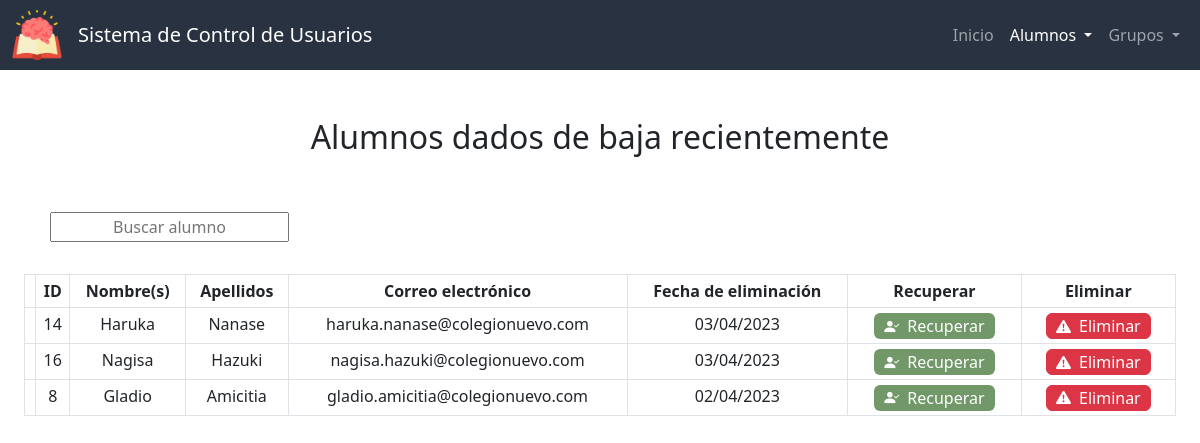
The app's page /bajas_alumnos with its own data.
### app.py (models this page shows, shortened)
class Alumnos(db.Model):
    id = db.Column(db.Integer, primary_key=True)
    nombre = db.Column(db.String(50), nullable=False)
    apellidos = db.Column(db.String(50), nullable=False)
    correo = db.Column(db.String(50), nullable=False, unique=True)
    estado = db.Column(db.Integer, nullable=False, default=0) # 0 - activo, 1 - suspendido, 2 - baja
    fecha_de_creacion = db.Column(db.DateTime, nullable=False, default=datetime.now)

### app.py (the view)
@app.route("/bajas_alumnos")
def bajas_alumnos():
    subconsulta = db.session.query(CambiosEstado.id_alumno, db.func.max(CambiosEstado.fecha).label('max_fecha'))\
                        .filter(CambiosEstado.estado_nuevo == 2)\
                        .group_by(CambiosEstado.id_alumno)\
                        .subquery()
    lista = db.session.query(Alumnos, CambiosEstado.fecha.label('fecha_de_eliminacion'))\
                  .join(subconsulta, Alumnos.id == subconsulta.c.id_alumno)\
                  .join(CambiosEstado, db.and_(CambiosEstado.id_alumno == subconsulta.c.id_alumno, CambiosEstado.fecha == subconsulta.c.max_fecha))\
                  .filter(Alumnos.estado == 2)\
                  .order_by(subconsulta.c.max_fecha.desc())\
                  .all()
    return render_template("bajas_alumnos.html", active="Bajas alumnos", lista=lista)

### templates/bajas_alumnos.html (shortened to what this page needs)
{% extends "layout.html" %}
{% block scripts %}
    <link href="https://unpkg.com/bootstrap-table@1.21.3/dist/bootstrap-table.min.css" rel="stylesheet">
{% endblock %}
{% block main %}
    <h2 class="mb-5">Alumnos dados de baja recientemente</h2>
    <div class="container-sm text-start">
        <div class="d-flex justify-content-between">
            <div class="p-2">
                <input autocomplete="off" autofocus id="buscar" placeholder="Buscar alumno" type="text">
            </div>
        </div>
    </div>
    <br>
    <div id="alumnos-div" class="container-fluid">
        <table id="tabla-alumnos" class="table table-hover table-bordered table-sm"
        data-search="true" data-search-accent-neutralise="true" data-search-selector="#buscar"
        data-show-columns="true" data-show-columns-toggle-all="true"
        data-show-pagination-switch="true" data-show-toggle="true" data-show-fullscreen="true"
        data-buttons-class="" data-locale="es-MX" data-visible-search="true"
        data-page-list="[10, 25, 50, 100, All]" data-select-item-name="selectedItems">
            <thead id="thead" class="color-primario">
                <tr>
                    <th data-field="state" data-checkbox="true"></th>
                    <th data-sortable="true" scope="col" data-visible="false" >ID</th>
                    <th data-sortable="true" scope="col">Nombre(s)</th>
                    <th data-sortable="true" scope="col">Apellidos</th>
                    <th data-sortable="true" scope="col">Correo electrónico</th>
                    <th data-sortable="true" scope="col">Fecha de eliminación</th>
                    <th>Recuperar</th>
                    <th>Eliminar</th>
                </tr>
            </thead>
            <tbody id="tbody">
                {% for i in lista %}
                    <tr>
                        <td></td>
                        <td>{{ i.Alumnos.id }}</td>
                        <td >{{ i.Alumnos.nombre }}</td>
                        <td>{{ i.Alumnos.apellidos }}</td>
                        <td>{{ i.Alumnos.correo }}</td>
                        <td>{{ i.fecha_de_eliminacion.strftime('%d/%m/%Y') }}</td>
                        <td>
                            <form action="/suspender_alumno" method="post">
                                <button type="submit" class="edit btn verde" title="Rectivar alumno"><i class="bi-small bi bi-person-check-fill mx-1"></i><span class="mx-1 no-movil">Recuperar</span></button>
                            </form>
                        </td>
                        <td>
                            <form id="form-eliminar-usuario" action="/eliminar_permanentemente" method="post">
                                <button type="button" class="edit btn btn-danger" title="Eliminar permanentemente" onclick="confirmarEliminarUsuario({{ i.Alumnos.id }}, '{{ i.Alumnos.nombre }}', '{{ i.Alumnos.apellidos }}')"><i class="bi-small bi bi-exclamation-triangle-fill mx-1"></i><span class="mx-1 no-movil">Eliminar</span></button>
                            </form>
                        </td>
                    </tr>
                {% endfor %}
            </tbody>
        </table>
    </div>
{% endblock %}

### static/styles.css (style rules this page uses)
:root { --color-primario: #293241; --color-primario-active: #3b4f69; --color-primario-hover: #334458; --letra-primario: white; --letra-primario-inactive: #9A9EA5; --letra-primario-hover: #C9CBCF; --verde: #729869; --verde-active: #588559; --amarillo: #D69900; --amarillo-active: #b17900; --color-ver: #3D5A80; --color-ver-active: #5281a7; --gris: #a5a5a5; --gris-active: #969696; --gris-oscuro: #7c7c7c; --gris-oscuro-active: #646464; }
.color-primario { background-color: var(--color-primario); color: var(--letra-primario); }
.btn.edit { padding: 0 5px; }
.btn.edit, .btn-big { margin: 0 5px; transition: transform 0.2s ease-in-out; }
.btn-danger { margin: 0; }
.verde { background-color: var(--verde); color: var(--letra-primario); }
.bi { font-size: 25px; color: var(--letra-primario); }
.bi-small { font-size: 15px; }
.d-flex { display: flex; flex-wrap: wrap; }
input { text-align: center; }
#alumnos-div { max-width: 1500px; justify-content: center; margin-bottom: 75px; }

### records on screen
Alumnos: Alumnos.id "14", Alumnos.nombre "Haruka", Alumnos.apellidos "Nanase", Alumnos.correo "haruka.nanase@colegionuevo.com", fecha_de_eliminacion "03/04/2023"
Alumnos: Alumnos.id "16", Alumnos.nombre "Nagisa", Alumnos.apellidos "Hazuki", Alumnos.correo "nagisa.hazuki@colegionuevo.com", fecha_de_eliminacion "03/04/2023"
Alumnos: Alumnos.id "8", Alumnos.nombre "Gladio", Alumnos.apellidos "Amicitia", Alumnos.correo "gladio.amicitia@colegionuevo.com", fecha_de_eliminacion "02/04/2023"
